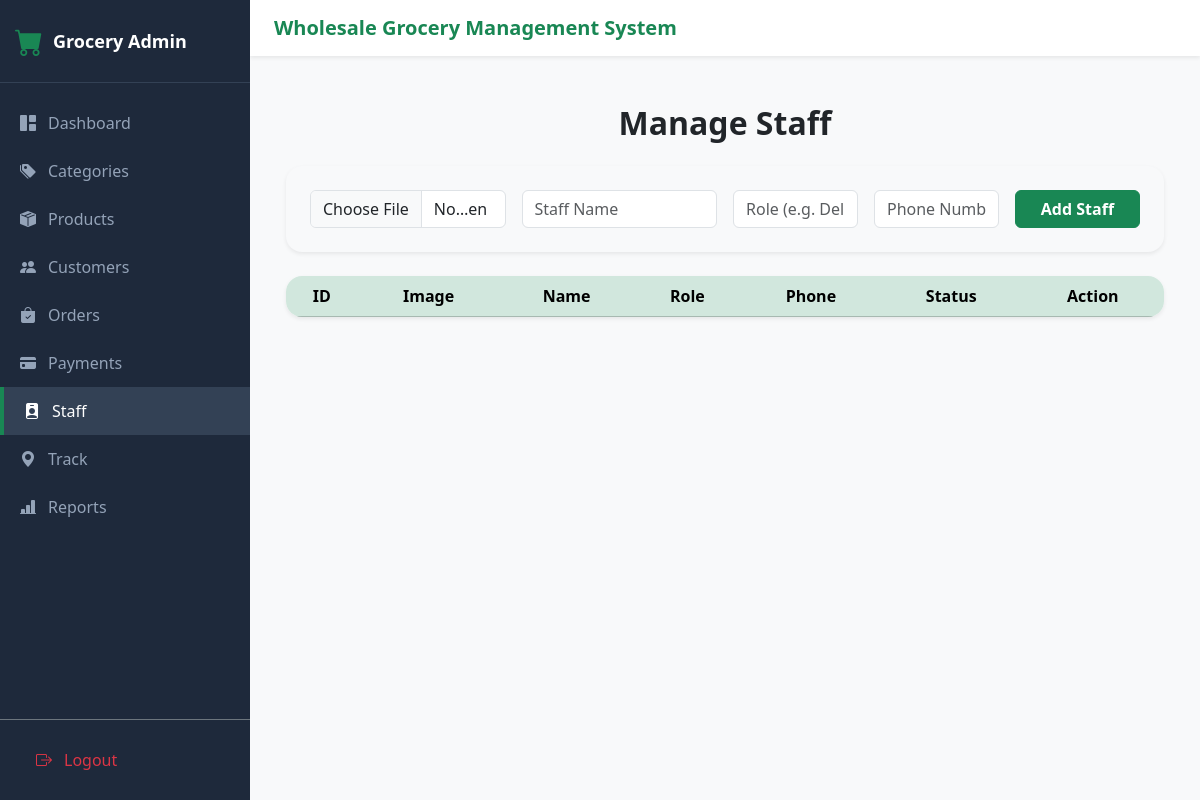
The page /admin-panel/staff/ (signed in) on the database as committed earlier.
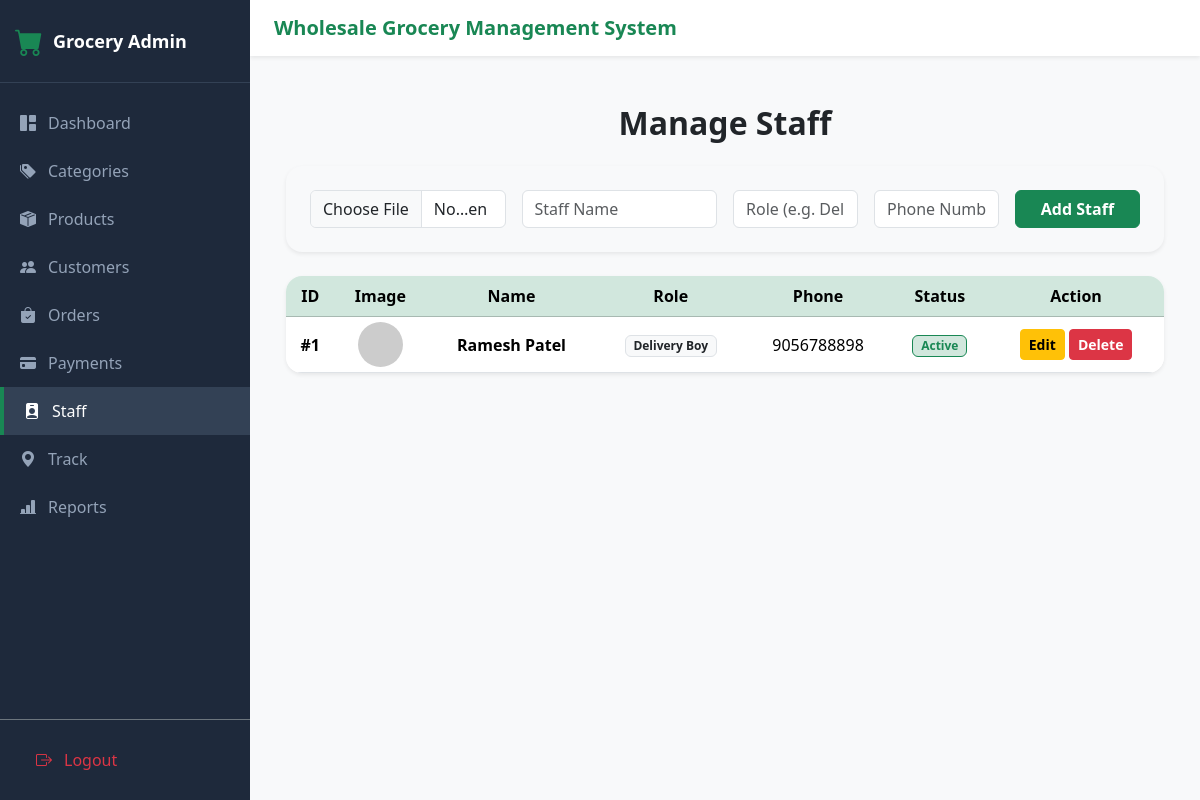
The same page on the database as committed later.
### GroceryApp/models.py (models this page shows, shortened)
class Staff(models.Model):
    name = models.CharField(max_length=100)
    role = models.CharField(max_length=100)
    phone = models.CharField(max_length=15)
    email = models.EmailField(blank=True,null=True)
    is_active = models.BooleanField(default=True)
    image = models.ImageField(upload_to='staff/', blank=True, null=True)

### GroceryApp/views.py (the view)
# urls.py: path("admin-panel/staff/",views.manage_staff,name="manage_staff"),
def manage_staff(request):
    if not request.session.get('is_admin'):
        return redirect('/admin-login/')
    if request.method == "POST":
        name = request.POST.get('name')
        role = request.POST.get('role')
        phone = request.POST.get('phone')
        Staff.objects.create(name=name,role=role,phone=phone)
        return redirect('manage_staff')
    staff_list = Staff.objects.all().order_by('-id')
    return render(request,'admin/manage_staff.html',{'staff_list':staff_list})

### templates/admin/manage_staff.html (shortened to what this page needs)
{% extends 'admin/admin_base.html' %}
{% block content %}
    <div class="container py-4">
        <h2 class="fw-bold text-dark text-center mb-4">Manage Staff</h2>
     <div class="card border-0 shadow-sm rounded-4 p-4 mb-4 bg-light">
        <form method="POST" enctype="multipart/form-data" class="row g-3 align-items-center">
                <div class="col-md-3">
                    <input type="file" name="image" accept="image/*" class="form-control">
                </div>
                <div class="col-md-3">
                     <input type="text" name="name" placeholder="Staff Name" class="form-control" required>
                </div>
                <div class="col-md-2">
                     <input type="text" name="role" placeholder="Role (e.g. Delivery Boy)" class="form-control" required>
                </div>
                <div class="col-md-2">
                    <input type="text" name="phone" placeholder="Phone Number" class="form-control" required>
                </div>
                <div class="col-md-2">
                     <button type="submit" class="btn btn-success w-100 fw-bold">Add Staff</button>
                </div>
         </form>
     </div>
        <div class="card border-0 shadow-sm rounded-4 overflow-hidden">
        <table class="table table-hover align-middle mb-0 text-center">
            <thead class="table-success">
            <tr>
                <th class="text-center">ID</th>
                <th class="text-center">Image</th>
                <th class="text-center">Name</th>
                <th class="text-center">Role</th>
                <th class="text-center">Phone</th>
                <th class="text-center">Status</th>
                <th class="text-center">Action</th>
            </tr>
            </thead>
            <tbody>
            {% for staff in staff_list %}
            <tr>
                <td class="fw-bold text-center">#{{ staff.id }}</td>
                <td style="text-align: center; padding: 5px;">
                    {% if staff.image %}
                        <img src="{{ staff.image.url }}" class="rounded-circle border border-2 border-success object-fit-cover" style="width: 45px; height: 45px;">
                    {% else %}
                       <img src="https://ui-avatars.com/api/?name={{ staff.name }}&background=198754&color=fff" class="rounded-circle" style="width: 45px; height: 45px;">
                    {% endif %}
                </td>
                <td class="fw-semibold text-center">{{ staff.name }}</td>
                <td class="text-center"><span class="badge bg-light text-dark border">{{ staff.role }}</span></td>
                <td class="text-center">{{ staff.phone }}</td>
                <td class="text-center">
                    <a href="{% url 'toggle_staff_status' staff.id %}" class="text-decoration-none">
                        {% if staff.is_active or staff.status %}
                            <span class="badge bg-success-subtle text-success border border-success" title="Click to Deactivate">Active</span>
                        {% else %}
                            <span class="badge bg-danger-subtle text-danger border border-danger" title="Click to Activate">Inactive</span>
                        {% endif %}
                    </a>
                </td>
                <td>
                    <a href="{% url 'edit_staff' staff.id %}" class="btn btn-warning btn-sm fw-bold">Edit</a>
                    <a href="{% url 'delete_staff' staff.id %}" class="btn btn-danger btn-sm fw-bold" onclick="return confirm('Are you sure you want to delete this staff member?');">Delete</a>
                </td>
            </tr>
            {% endfor %}
          </tbody>
        </table>
     </div>
    </div>
{% endblock %}

Rows that differ between the two databases and show on the page:
added Staff: id "1", name "Ramesh Patel", role "Delivery Boy", phone "9056788898", is_active "Active"
